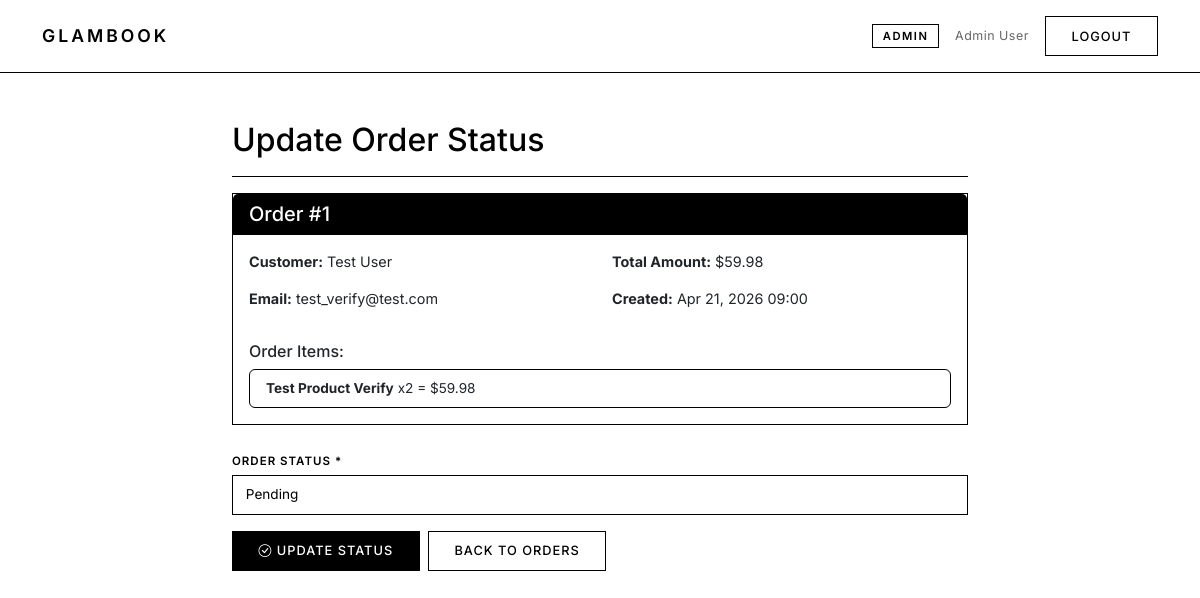
The app's page /marketplace/admin/orders/1/status/ (signed in) with its own data.
### glambookapp/models.py (models this page shows, shortened)
class UserProfile(models.Model):
    ROLE_CHOICES = [
        ('customer', 'Customer'),
        ('staff', 'Staff'),
        ('admin', 'Admin'),
    ]
    user = models.OneToOneField(User, on_delete=models.CASCADE, related_name='profile')
    role = models.CharField(max_length=20, choices=ROLE_CHOICES, default='customer')

### marketplace/models.py (models this page shows, shortened)
class Order(models.Model):
    STATUS_CHOICES = (
        ('pending', 'Pending'),
        ('confirmed', 'Confirmed'),
        ('shipped', 'Shipped'),
        ('delivered', 'Delivered'),
        ('cancelled', 'Cancelled'),
    )
    customer = models.ForeignKey(User, on_delete=models.CASCADE, related_name='marketplace_orders')
    status = models.CharField(max_length=20, choices=STATUS_CHOICES, default='pending')
    total_amount = models.DecimalField(max_digits=10, decimal_places=2, default=0)
    created_at = models.DateTimeField(auto_now_add=True)
    updated_at = models.DateTimeField(auto_now=True)
    class Meta:
        ordering = ['-created_at']

class OrderItem(models.Model):
    order = models.ForeignKey(Order, on_delete=models.CASCADE, related_name='items')
    product = models.ForeignKey(Product, on_delete=models.SET_NULL, null=True, related_name='order_items')
    quantity = models.PositiveIntegerField(default=1)
    price_at_purchase = models.DecimalField(max_digits=8, decimal_places=2)
    class Meta:
        ordering = ['id']
    def get_total_price(self):
        return self.price_at_purchase * self.quantity

class Product(models.Model):
    name = models.CharField(max_length=200)
    description = models.TextField(blank=True)
    price = models.DecimalField(max_digits=8, decimal_places=2)
    quantity_in_stock = models.PositiveIntegerField(default=0)
    is_active = models.BooleanField(default=True)
    created_at = models.DateTimeField(auto_now_add=True)
    updated_at = models.DateTimeField(auto_now=True)
    class Meta:
        ordering = ['name']

### marketplace/views.py (the view)
    def wrapper(request, *args, **kwargs):
        profile = getattr(request.user, 'profile', None)
        if not profile or profile.role != 'admin':
            messages.error(request, 'Access denied. Admin only.')
            return redirect('home')
        return view_func(request, *args, **kwargs)

### marketplace/views.py (called while the page is built, shortened)
def admin_required(view_func):
    def wrapper(request, *args, **kwargs):
        profile = getattr(request.user, 'profile', None)
        if not profile or profile.role != 'admin':
            messages.error(request, 'Access denied. Admin only.')
            return redirect('home')
        return view_func(request, *args, **kwargs)
    wrapper.__name__ = view_func.__name__
    return login_required(wrapper)

@admin_required
def order_status_update(request, order_id):
    order = get_object_or_404(Order, pk=order_id)
    return render(request, 'marketplace/admin/order_status_update.html', {'order': order})

### templates/marketplace/admin/order_status_update.html (shortened to what this page needs)
{% extends "glambookapp/base.html" %}
{% block content %}
<div class="container mt-5">
    <div class="row">
        <div class="col-md-8 offset-md-2">
            <h2>Update Order Status</h2>
            <hr>
            <div class="card mb-4">
                <div class="card-header">
                    <h5 class="mb-0">Order #{{ order.id }}</h5>
                </div>
                <div class="card-body">
                    <div class="row">
                        <div class="col-md-6">
                            <p><strong>Customer:</strong> {{ order.customer.first_name }} {{ order.customer.last_name }}</p>
                            <p><strong>Email:</strong> {{ order.customer.email }}</p>
                        </div>
                        <div class="col-md-6">
                            <p><strong>Total Amount:</strong> ${{ order.total_amount }}</p>
                            <p><strong>Created:</strong> {{ order.created_at|date:"M d, Y H:i" }}</p>
                        </div>
                    </div>
                    <h6 class="mt-3">Order Items:</h6>
                    <ul class="list-group">
                        {% for item in order.items.all %}
                        <li class="list-group-item">
                            <strong>{{ item.product.name }}</strong> x{{ item.quantity }} = ${{ item.get_total_price }}
                        </li>
                        {% endfor %}
                    </ul>
                </div>
            </div>
            <form method="post">
                <div class="mb-3">
                    <label for="status" class="form-label">Order Status *</label>
                    <select name="status" class="form-control form-select" required>
                        <option value="pending" {% if order.status == 'pending' %}selected{% endif %}>Pending</option>
                    </select>
                </div>
                <div class="d-flex gap-2">
                    <button type="submit" class="btn btn-primary">
                        <i class="bi bi-check-circle"></i> Update Status
                    </button>
                    <a href="{% url 'marketplace:all_orders' %}" class="btn btn-secondary">Back to Orders</a>
                </div>
            </form>
        </div>
    </div>
</div>
{% endblock %}

### templates/glambookapp/base.html (shortened to what this page needs)
<!DOCTYPE html>
<html lang="en">
<head>
    <link href="https://cdn.jsdelivr.net/npm/bootstrap@5.3.3/dist/css/bootstrap.min.css" rel="stylesheet">
    <link href="https://cdn.jsdelivr.net/npm/bootstrap-icons@1.11.3/font/bootstrap-icons.css" rel="stylesheet">
</head>
<body>
    {% if request.user.is_authenticated %}
    <nav class="site-nav">
        <div class="container d-flex align-items-center justify-content-between">
            <a class="brand" href="{% url 'home' %}">GlamBook</a>
            <div class="d-flex align-items-center gap-3">
                <span class="role-tag">{{ request.user.profile.get_role_display }}</span>
                <span class="nav-meta d-none d-md-inline">{{ request.user.get_full_name|default:request.user.username }}</span>
                <form method="post" action="{% url 'logout' %}">
                    <button type="submit" class="btn btn-outline-dark btn-sm">Logout</button>
                </form>
            </div>
        </div>
    </nav>
    {% endif %}
    {% block content %}{% endblock %}
</body>
</html>

### templates/glambookapp/base.html (style rules this page uses)
* { box-sizing: border-box; }
body { font-family: 'Inter', sans-serif; background: #fff; color: #000; font-size: 0.9rem; }
.site-nav { border-bottom: 1px solid #000; padding: 1rem 0; background: #fff; }
.site-nav .brand { font-size: 1.1rem; font-weight: 600; letter-spacing: 3px; text-transform: uppercase; color: #000; text-decoration: none; }
.site-nav .nav-meta { font-size: 0.78rem; color: #666; letter-spacing: 0.5px; }
.site-nav .role-tag { font-size: 0.7rem; font-weight: 600; letter-spacing: 1.5px; text-transform: uppercase; border: 1px solid #000; padding: 0.15rem 0.6rem; color: #000; }
.btn-primary, .btn-dark { background: #000; color: #fff; border: 1px solid #000; border-radius: 0; font-size: 0.8rem; font-weight: 500; letter-spacing: 1px; text-transform: uppercase; padding: 0.6rem 1.6rem; transition: background 0.15s, color 0.15s; }
.btn-outline-dark, .btn-secondary { background: #fff; color: #000; border: 1px solid #000; border-radius: 0; font-size: 0.8rem; font-weight: 500; letter-spacing: 1px; text-transform: uppercase; padding: 0.6rem 1.6rem; transition: background 0.15s, color 0.15s; }
.form-control, .form-select { border: 1px solid #000; border-radius: 0; font-size: 0.85rem; padding: 0.55rem 0.8rem; background: #fff; color: #000; }
.form-control::placeholder { color: #aaa; }
.form-label { font-size: 0.72rem; font-weight: 600; letter-spacing: 1px; text-transform: uppercase; color: #000; margin-bottom: 0.3rem; }
.card { border: 1px solid #000; border-radius: 0; }
.card-header { background: #000; color: #fff; border-bottom: 1px solid #000; border-radius: 0; }
.list-group-item { border: 1px solid #000; border-radius: 0; font-size: 0.85rem; }
a { color: #000; }
hr { border-color: #000; opacity: 1; }

### records on screen
Order: id "1", customer.first_name "Test", customer.last_name "User", customer.email "test_verify@test.com", total_amount "59.98", created_at "Apr 21, 2026 09:00", status "Pending"
OrderItem: product.name "Test Product Verify", quantity "2", get_total_price "59.98"

### other values on screen
{{ request.user.profile.get_role_display }} "ADMIN"
{{ request.user.get_full_name|default:request.user.username }} "Admin User"
